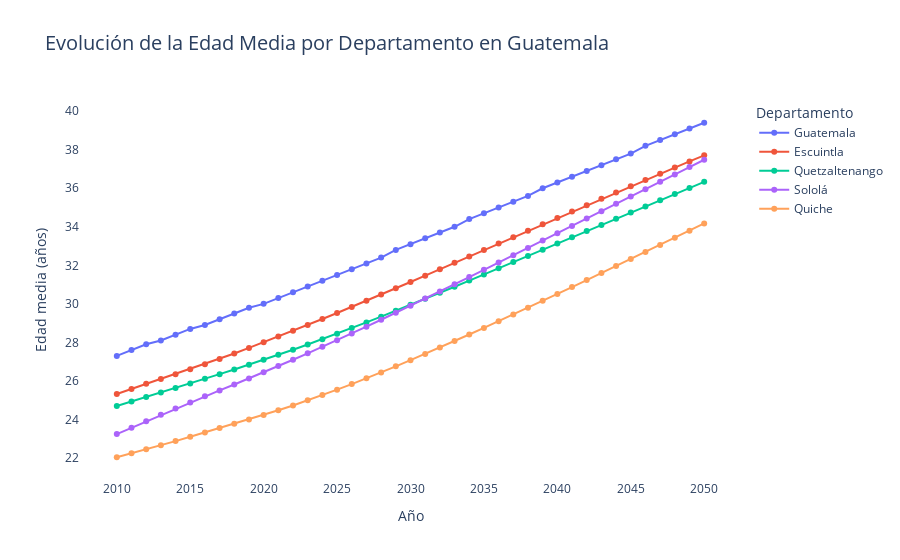

Notebook code cell kept with this figure:
### Code cell
# Visualización de la evolución de la edad media en Guatemala
 

import pandas as pd
import plotly.express as px


df = pd.read_csv("edadmedia.csv")


df.head()

#Datos en Formato Largo
df_long = df.melt(id_vars=["Year"], var_name="Departamento", value_name="EdadMedia")

# Gráfica
fig = px.line(
    df_long,
    x="Year",
    y="EdadMedia",
    color="Departamento",
    title="Evolución de la Edad Media por Departamento en Guatemala",
    labels={"Year": "Año", "EdadMedia": "Edad media (años)"},
    markers=True
)

# Ponerla Bonita
fig.update_layout(
    title_font_size=20,
    legend_title_text="Departamento",
    plot_bgcolor="white",
    hovermode="x unified"
)

# Mostrar la gráfica
fig.show()

### Figure 1 — Plotly figure (JSON) as saved in the notebook; plotly's stock layout.template omitted (floating-point values rounded to 4 significant figures)
{"data": [{"hovertemplate": "Departamento=Guatemala<br>Año=%{x}<br>Edad media (años)=%{y}<extra></extra>", "legendgroup": "Guatemala", "line": {"color": "#636efa", "dash": "solid"}, "marker": {"symbol": "circle"}, "mode": "lines+markers", "name": "Guatemala", "orientation": "v", "showlegend": true, "type": "scatter", "x": [2010, 2011, 2012, 2013, 2014, 2015, 2016, 2017, 2018, 2019, 2020, 2021, 2022, 2023, 2024, 2025, 2026, 2027, 2028, 2029, 2030, 2031, 2032, 2033, 2034, 2035, 2036, 2037, 2038, 2039, 2040, 2041, 2042, 2043, 2044, 2045, 2046, 2047, 2048, 2049, 2050], "xaxis": "x", "y": [27.3, 27.6, 27.9, 28.1, 28.4, 28.7, 28.9, 29.2, 29.5, 29.8, 30, 30.3, 30.6, 30.9, 31.2, 31.5, 31.8, 32.1, 32.4, 32.8, 33.1, 33.4, 33.7, 34, 34.4, 34.7, 35, 35.3, 35.6, 36, 36.3, 36.6, 36.9, 37.2, 37.5, 37.8, 38.2, 38.5, 38.8, 39.1, 39.4], "yaxis": "y"}, {"hovertemplate": "Departamento=Escuintla<br>Año=%{x}<br>Edad media (años)=%{y}<extra></extra>", "legendgroup": "Escuintla", "line": {"color": "#EF553B", "dash": "solid"}, "marker": {"symbol": "circle"}, "mode": "lines+markers", "name": "Escuintla", "orientation": "v", "showlegend": true, "type": "scatter", "x": [2010, 2011, 2012, 2013, 2014, 2015, 2016, 2017, 2018, 2019, 2020, 2021, 2022, 2023, 2024, 2025, 2026, 2027, 2028, 2029, 2030, 2031, 2032, 2033, 2034, 2035, 2036, 2037, 2038, 2039, 2040, 2041, 2042, 2043, 2044, 2045, 2046, 2047, 2048, 2049, 2050], "xaxis": "x", "y": [25.32, 25.58, 25.85, 26.1, 26.35, 26.6, 26.86, 27.14, 27.43, 27.71, 28.0, 28.3, 28.6, 28.9, 29.21, 29.52, 29.84, 30.16, 30.48, 30.81, 31.13, 31.46, 31.8, 32.13, 32.46, 32.8, 33.13, 33.46, 33.8, 34.13, 34.46, 34.79, 35.12, 35.45, 35.78, 36.1, 36.43, 36.75, 37.07, 37.39, 37.71], "yaxis": "y"}, {"hovertemplate": "Departamento=Quetzaltenango<br>Año=%{x}<br>Edad media (años)=%{y}<extra></extra>", "legendgroup": "Quetzaltenango", "line": {"color": "#00cc96", "dash": "solid"}, "marker": {"symbol": "circle"}, "mode": "lines+markers", "name": "Quetzaltenango", "orientation": "v", "showlegend": true, "type": "scatter", "x": [2010, 2011, 2012, 2013, 2014, 2015, 2016, 2017, 2018, 2019, 2020, 2021, 2022, 2023, 2024, 2025, 2026, 2027, 2028, 2029, 2030, 2031, 2032, 2033, 2034, 2035, 2036, 2037, 2038, 2039, 2040, 2041, 2042, 2043, 2044, 2045, 2046, 2047, 2048, 2049, 2050], "xaxis": "x", "y": [24.7, 24.93, 25.16, 25.39, 25.63, 25.87, 26.11, 26.35, 26.59, 26.84, 27.1, 27.35, 27.62, 27.89, 28.17, 28.45, 28.74, 29.04, 29.34, 29.64, 29.95, 30.26, 30.57, 30.89, 31.21, 31.53, 31.85, 32.17, 32.49, 32.81, 33.13, 33.46, 33.78, 34.1, 34.42, 34.74, 35.06, 35.38, 35.7, 36.01, 36.33], "yaxis": "y"}, {"hovertemplate": "Departamento=Sololá<br>Año=%{x}<br>Edad media (años)=%{y}<extra></extra>", "legendgroup": "Sololá", "line": {"color": "#ab63fa", "dash": "solid"}, "marker": {"symbol": "circle"}, "mode": "lines+markers", "name": "Sololá", "orientation": "v", "showlegend": true, "type": "scatter", "x": [2010, 2011, 2012, 2013, 2014, 2015, 2016, 2017, 2018, 2019, 2020, 2021, 2022, 2023, 2024, 2025, 2026, 2027, 2028, 2029, 2030, 2031, 2032, 2033, 2034, 2035, 2036, 2037, 2038, 2039, 2040, 2041, 2042, 2043, 2044, 2045, 2046, 2047, 2048, 2049, 2050], "xaxis": "x", "y": [23.24, 23.57, 23.91, 24.24, 24.57, 24.89, 25.2, 25.51, 25.82, 26.13, 26.45, 26.77, 27.1, 27.43, 27.77, 28.12, 28.46, 28.82, 29.18, 29.54, 29.9, 30.27, 30.64, 31.02, 31.39, 31.77, 32.15, 32.53, 32.9, 33.29, 33.66, 34.05, 34.43, 34.81, 35.19, 35.57, 35.95, 36.34, 36.72, 37.1, 37.48], "yaxis": "y"}, {"hovertemplate": "Departamento=Quiche<br>Año=%{x}<br>Edad media (años)=%{y}<extra></extra>", "legendgroup": "Quiche", "line": {"color": "#FFA15A", "dash": "solid"}, "marker": {"symbol": "circle"}, "mode": "lines+markers", "name": "Quiche", "orientation": "v", "showlegend": true, "type": "scatter", "x": [2010, 2011, 2012, 2013, 2014, 2015, 2016, 2017, 2018, 2019, 2020, 2021, 2022, 2023, 2024, 2025, 2026, 2027, 2028, 2029, 2030, 2031, 2032, 2033, 2034, 2035, 2036, 2037, 2038, 2039, 2040, 2041, 2042, 2043, 2044, 2045, 2046, 2047, 2048, 2049, 2050], "xaxis": "x", "y": [22.04, 22.24, 22.45, 22.66, 22.88, 23.1, 23.33, 23.56, 23.78, 24.0, 24.23, 24.47, 24.73, 24.99, 25.26, 25.55, 25.84, 26.14, 26.44, 26.76, 27.08, 27.4, 27.73, 28.07, 28.41, 28.75, 29.1, 29.45, 29.8, 30.16, 30.51, 30.87, 31.23, 31.6, 31.96, 32.33, 32.69, 33.06, 33.43, 33.8, 34.17], "yaxis": "y"}], "layout": {"hovermode": "x unified", "legend": {"title": {"text": "Departamento"}, "tracegroupgap": 0}, "plot_bgcolor": "white", "title": {"font": {"size": 20}, "text": "Evolución de la Edad Media por Departamento en Guatemala"}, "xaxis": {"anchor": "y", "domain": [0, 1], "title": {"text": "Año"}}, "yaxis": {"anchor": "x", "domain": [0, 1], "title": {"text": "Edad media (años)"}}}}
